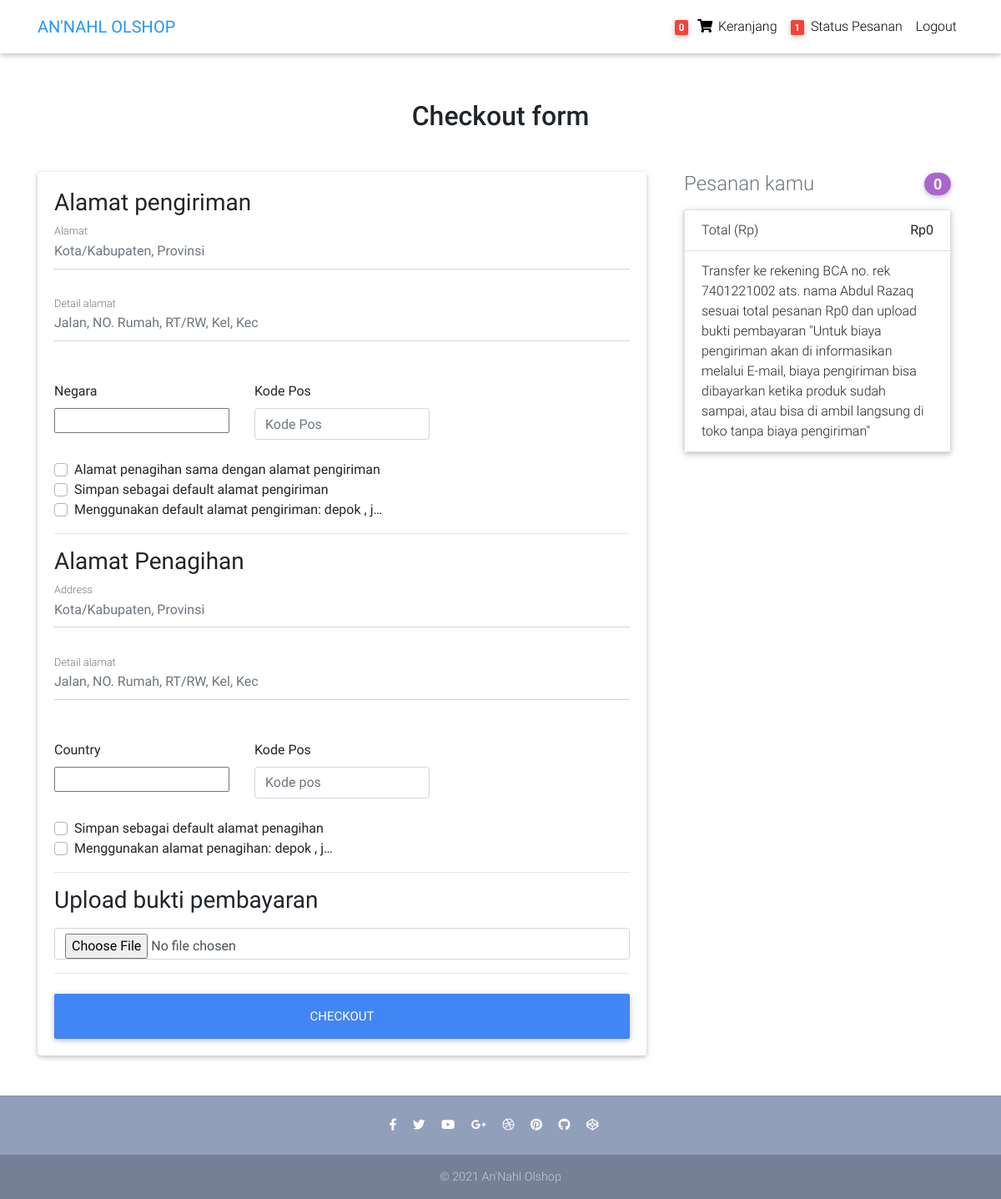
/checkout/ (signed in), run on an earlier commit of the app's database.
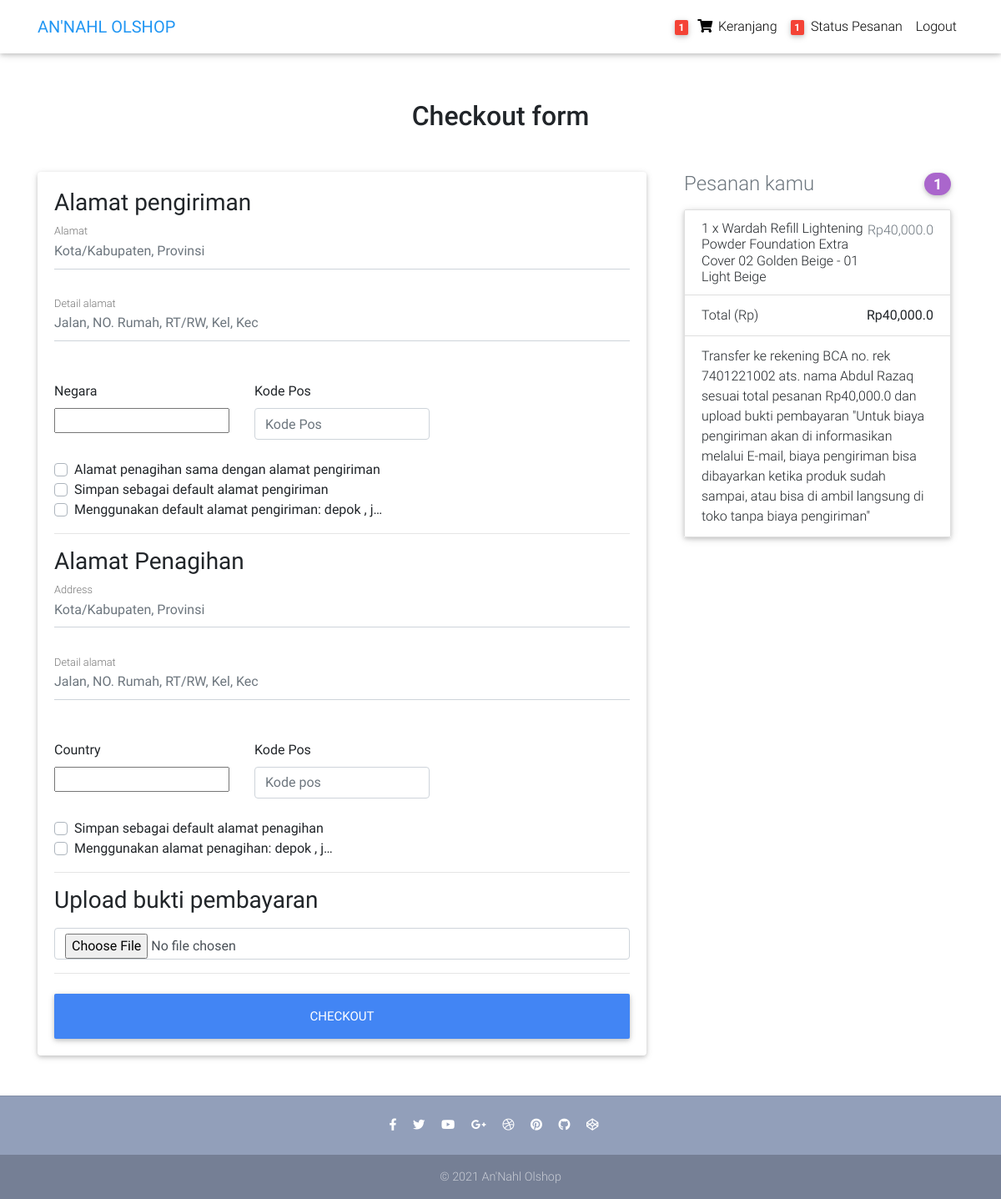
And on a later commit of the database.
### store/models.py (models this page shows, shortened)
class Order(models.Model):
    user = models.ForeignKey(settings.AUTH_USER_MODEL,
                             on_delete=models.CASCADE)
    ref_code = models.CharField(max_length=20, blank=True, null=True)
    items = models.ManyToManyField(OrderItem)
    start_date = models.DateTimeField(auto_now_add=True)
    ordered_date = models.DateTimeField()
    ordered = models.BooleanField(default=False)
    shipping_address = models.ForeignKey(
        'Address', related_name='shipping_address', on_delete=models.SET_NULL, blank=True, null=True)
    billing_address = models.ForeignKey(
        'Address', related_name='billing_address', on_delete=models.SET_NULL, blank=True, null=True)
    being_delivered = models.BooleanField(default=False)
    is_paid = models.BooleanField(default=False)
    received = models.BooleanField(default=False)
    proof_of_payment = models.ImageField(blank=True)
    def get_total(self):
        total = 0
        for order_item in self.items.all():
            total += order_item.get_final_price()
        return total

class OrderItem(models.Model):
    user = models.ForeignKey(settings.AUTH_USER_MODEL,
                             on_delete=models.CASCADE)
    ordered = models.BooleanField(default=False)
    item = models.ForeignKey(Item, on_delete=models.CASCADE)
    quantity = models.IntegerField(default=1)
    def get_total_item_price(self):
        return self.quantity * self.item.price
    def get_final_price(self):
        if self.item.discount_price:
            return self.get_total_discount_item_price()
        return self.get_total_item_price()

class Item(models.Model):
    title = models.CharField(max_length=100)
    price = models.FloatField()
    discount_price = models.FloatField(blank=True, null=True)
    category = models.CharField(choices=CATEGORY_CHOICES, max_length=2)
    label = models.CharField(choices=LABEL_CHOICES, max_length=1)
    slug = models.SlugField()
    description = models.TextField()
    image = models.ImageField()

### store/views.py (the view, shortened to what this page needs)
# urls.py: path('checkout/', CheckoutView.as_view(), name='checkout'),
class CheckoutView(View):
    def get(self, *args, **kwargs):
        try:
            order = Order.objects.get(user=self.request.user, ordered=False)
            form = CheckoutForm()
            context = {
                'form': form,
                'order': order,
            }
            shipping_address_qs = Address.objects.filter(
                user=self.request.user,
                address_type='S',
                default=True
            )
            if shipping_address_qs.exists():
                context.update(
                    {'default_shipping_address': shipping_address_qs[0]})
            billing_address_qs = Address.objects.filter(
                user=self.request.user,
                address_type='B',
                default=True
            )
            if billing_address_qs.exists():
                context.update(
                    {'default_billing_address': billing_address_qs[0]})
            return render(self.request, "checkout.html", context)
        except ObjectDoesNotExist:
            messages.info(self.request, "Belum ada yang kamu order")
            return redirect("store:checkout")

### store/forms.py
class CheckoutForm(forms.Form):
    shipping_address = forms.CharField(required=False)
    shipping_address2 = forms.CharField(required=False)
    shipping_country = CountryField(blank_label='(select country)').formfield(
        required=False,
        widget=CountrySelectWidget(attrs={
            'class': 'custom-select d-block w-100',
        }))
    shipping_zip = forms.CharField(required=False)
    billing_address = forms.CharField(required=False)
    billing_address2 = forms.CharField(required=False)
    billing_country = CountryField(blank_label='(select country)').formfield(
        required=False,
        widget=CountrySelectWidget(attrs={
            'class': 'custom-select d-block w-100',
        }))
    billing_zip = forms.CharField(required=False)
    same_billing_address = forms.BooleanField(required=False)
    set_default_shipping = forms.BooleanField(required=False)
    use_default_shipping = forms.BooleanField(required=False)
    set_default_billing = forms.BooleanField(required=False)
    use_default_billing = forms.BooleanField(required=False)
    proof_of_payment = forms.ImageField(required=False)

### store/templates/checkout.html (shortened to what the changed rows need)
{% extends "base.html" %}
{% load crispy_forms_tags %}
{% block content %}
{% if order %}
  <main >
    <div class="container wow fadeIn">
      <h2 class="my-5 h2 text-center">Checkout form</h2>
      <div class="row">
        <div class="col-md-4 mb-4">
          {% include "order_snippet.html" %}
        </div>
      </div>
    </div>
  </main>
  {% endif %}
{% endblock content %}

### store/templates/navbar.html (shortened to what this page needs)
{% load cart_template_tags %}
<nav class="navbar fixed-top navbar-expand-lg navbar-light white scrolling-navbar">
    <div class="container">
      <a class="navbar-brand waves-effect" href="/">
        <strong class="blue-text">AN'NAHL OLSHOP</strong>
      </a>
      <div class="collapse navbar-collapse" id="navbarSupportedContent">
        <ul class="navbar-nav nav-flex-icons">
          {% if request.user.is_authenticated %}
          <li class="nav-item">
            <a href="{% url 'store:order-summary' %}" class="nav-link waves-effect">
              <span class="badge red z-depth-1 mr-1"> {{ request.user|cart_item_count }} </span>
              <i class="fas fa-shopping-cart"></i>
              <span class="clearfix d-none d-sm-inline-block"> Keranjang </span>
            </a>
          </li>
          <li class="nav-item">
            <a href="{% url 'store:StatusOrderedView' %}" class="nav-link waves-effect">
              <span class="badge red z-depth-1 mr-1"> {{ request.user|status_order_count }} </span>
              <span class="clearfix d-none d-sm-inline-block"> Status Pesanan </span></a>
          </li>
          <li class="nav-item">
            <a class="nav-link waves-effect" href="{% url 'account_logout' %}">
              <span class="clearfix d-none d-sm-inline-block"> Logout </span>
            </a>
          </li>
          {% endif %}
        </ul>
      </div>
    </div>
  </nav>

### store/templates/order_snippet.html (shortened to what this page needs)
<div class="col-md-12 mb-4">
    <h4 class="d-flex justify-content-between align-items-center mb-3">
    <span class="text-muted">Pesanan kamu</span>
    <span class="badge badge-secondary badge-pill">{{ order.items.count }}</span>
    </h4>
    <ul class="list-group mb-3 z-depth-1">
    {% for order_item in order.items.all %}
    <li class="list-group-item d-flex justify-content-between lh-condensed">
        <div>
        <h6 class="my-0">{{ order_item.quantity }} x {{ order_item.item.title}}</h6>
        </div>
        <span class="text-muted">Rp{{ order_item.get_final_price }}</span>
    </li>
    {% endfor %}
    <li class="list-group-item d-flex justify-content-between">
        <span>Total (Rp)</span>
        <strong>Rp{{ order.get_total }}</strong>
    </li>
    <li class="list-group-item d-flex justify-content-between">
        <span>Transfer ke rekening BCA
            no. rek 7401221002
            ats. nama Abdul Razaq
            sesuai total pesanan Rp{{ order.get_total }}
            dan upload bukti pembayaran
            "Untuk biaya pengiriman
            akan di informasikan melalui
            E-mail,
            biaya pengiriman bisa
            dibayarkan ketika
            produk sudah sampai, atau
            bisa di ambil langsung di toko
            tanpa biaya pengiriman"
        </span>
    </li>
    </ul>
</div>

What changed in the data, as far as the page shows it:
computed for Order: items.count "0" → "1"; get_total "0" → "40,000.0"
added OrderItem: quantity "1", item "Wardah Refill Lightening Powder Foundation Extra Cover 02 Golden Beige - 01 Light Beige", get_final_price "40,000.0"
Also different on the page:
{{ request.user|cart_item_count }}: "0" → "1"
